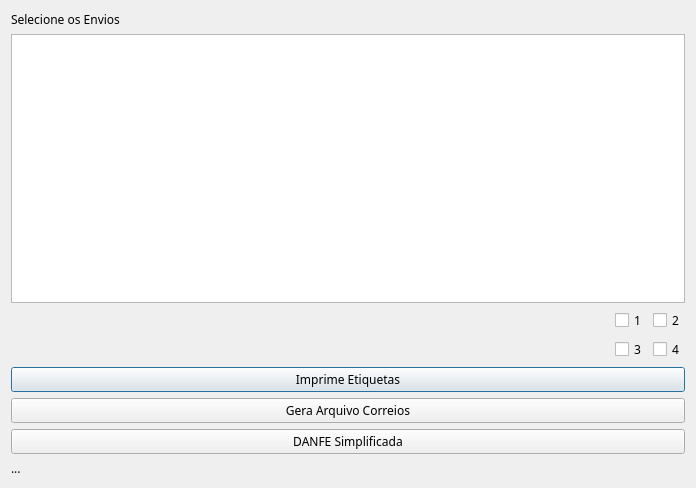
<?xml version="1.0" encoding="UTF-8"?>
<ui version="4.0">
 <class>frmLabelEncomendas</class>
 <widget class="QDialog" name="frmLabelEncomendas">
  <property name="geometry">
   <rect>
    <x>0</x>
    <y>0</y>
    <width>696</width>
    <height>488</height>
   </rect>
  </property>
  <property name="font">
   <font>
    <family>Noto Sans</family>
   </font>
  </property>
  <property name="windowTitle">
   <string>Etiquetas Encomendas</string>
  </property>
  <layout class="QVBoxLayout" name="verticalLayout_2">
   <item>
    <widget class="QLabel" name="label">
     <property name="text">
      <string>Selecione os Envios</string>
     </property>
    </widget>
   </item>
   <item>
    <widget class="QTableView" name="tblDocs">
     <property name="editTriggers">
      <set>QAbstractItemView::NoEditTriggers</set>
     </property>
     <property name="selectionBehavior">
      <enum>QAbstractItemView::SelectRows</enum>
     </property>
     <attribute name="horizontalHeaderVisible">
      <bool>true</bool>
     </attribute>
     <attribute name="verticalHeaderVisible">
      <bool>false</bool>
     </attribute>
    </widget>
   </item>
   <item>
    <layout class="QVBoxLayout" name="verticalLayout">
     <item>
      <layout class="QHBoxLayout" name="horizontalLayout">
       <item>
        <spacer name="horizontalSpacer">
         <property name="orientation">
          <enum>Qt::Horizontal</enum>
         </property>
         <property name="sizeHint" stdset="0">
          <size>
           <width>40</width>
           <height>20</height>
          </size>
         </property>
        </spacer>
       </item>
       <item>
        <widget class="QCheckBox" name="chkEti1">
         <property name="text">
          <string>1</string>
         </property>
        </widget>
       </item>
       <item>
        <widget class="QCheckBox" name="chkEti2">
         <property name="text">
          <string>2</string>
         </property>
        </widget>
       </item>
      </layout>
     </item>
     <item>
      <layout class="QHBoxLayout" name="horizontalLayout_2">
       <item>
        <spacer name="horizontalSpacer_2">
         <property name="orientation">
          <enum>Qt::Horizontal</enum>
         </property>
         <property name="sizeHint" stdset="0">
          <size>
           <width>40</width>
           <height>20</height>
          </size>
         </property>
        </spacer>
       </item>
       <item>
        <widget class="QCheckBox" name="chkEti3">
         <property name="text">
          <string>3</string>
         </property>
        </widget>
       </item>
       <item>
        <widget class="QCheckBox" name="chkEti4">
         <property name="text">
          <string>4</string>
         </property>
        </widget>
       </item>
      </layout>
     </item>
    </layout>
   </item>
   <item>
    <widget class="QPushButton" name="btImprime">
     <property name="text">
      <string>Imprime Etiquetas</string>
     </property>
    </widget>
   </item>
   <item>
    <widget class="QPushButton" name="btExporta">
     <property name="text">
      <string>Gera Arquivo Correios</string>
     </property>
    </widget>
   </item>
   <item>
    <widget class="QPushButton" name="btDanfe">
     <property name="text">
      <string>DANFE Simplificada</string>
     </property>
    </widget>
   </item>
   <item>
    <widget class="QLabel" name="lblStatus">
     <property name="text">
      <string>...</string>
     </property>
    </widget>
   </item>
  </layout>
 </widget>
 <tabstops>
  <tabstop>tblDocs</tabstop>
  <tabstop>chkEti1</tabstop>
  <tabstop>chkEti2</tabstop>
  <tabstop>chkEti3</tabstop>
  <tabstop>chkEti4</tabstop>
  <tabstop>btImprime</tabstop>
  <tabstop>btExporta</tabstop>
  <tabstop>btDanfe</tabstop>
 </tabstops>
 <resources/>
 <connections/>
</ui>
